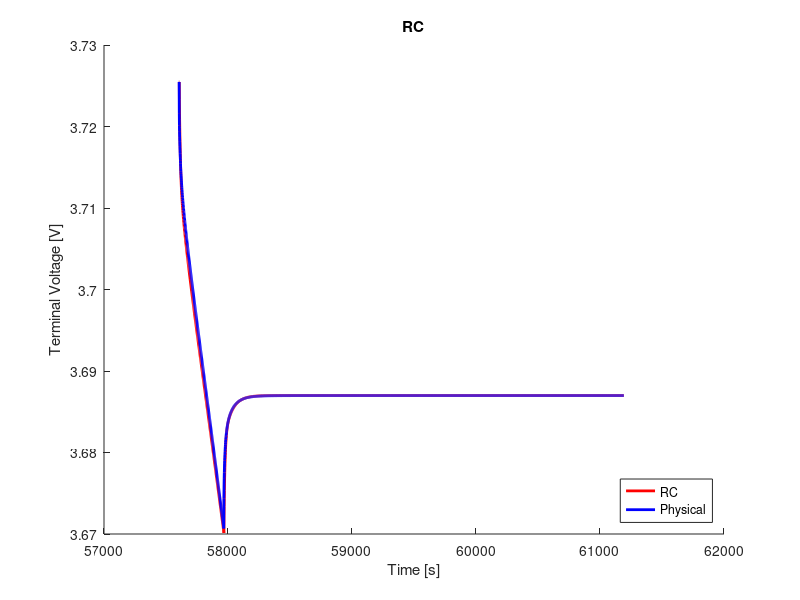

This figure's MATLAB source:
clear;
clc;
close all;

%% load data
load('ocv_final.mat');
time_ocv = time;
load('pulse_0_5_c_16.mat');
load('rc2_cf_0_5_c.mat');

%% voltage limitations
v_max = 4.4;                                    % cut-over voltage
v_min = 3.0;                                    % cut-off voltage

%% resample ocv and soc
t1 = time_ocv(1);
t2 = time_ocv(end);
dt = 1;                                         % sample time
t = (t1:dt:t2) - t1;

ocv = interp1(time_ocv, ocv, t1:dt:t2);
soc = interp1(time_ocv, soc, t1:dt:t2);

s = length(time);

%% variables
Q = 16.8;
eta = 1.0;                                  % coulombic efficiency

n = 2;                                      % number of rc links
i_r = zeros(n, 1);
v_c = zeros(n, 1);
flag = 1;

%% compute soc
ind_init = soc(interp1(ocv, 1:length(ocv), V_batt_time(1), 'nearest'))
ind_init = interp1(soc, 1:length(soc), ind_init, 'nearest');
v_t(1) = ocv(ind_init);
z0 = soc(ind_init);
z = z0 - dt/(Q*3600)*eta*cumsum(I(1:end));

% manual fit
p = 17;
r0 = r0_cf(p);
r1 = r1_cf(p);
r2 = r2_cf(p);
% r3 = r3_cf(p);
c1 = c1_cf(p);
c2 = c2_cf(p);
% c3 = c3_cf(p);

r = [r1; r2];
c = [c1; c2];

%% compute terminal voltage
for j = 1:n
    f(j) = exp(-dt/(r(j)*c(j)));
end
for k = 1:s-1
    if flag == 1
        i_r(:, k+1) = diag(f)*i_r(:, k) + (1-f')*I(k);
        v_c(:, k) = i_r(:, k).*r;
        ind = interp1(soc, 1:length(soc), z(k), 'nearest');
        v_t(k+1) = ocv(ind) - sum(v_c(:, k)) - I(k).*r0;
        if v_t(k) < v_min
            fprintf('Reached lower voltage limit.');
            flag = 0;
        end
        if v_t(k) > v_max
            fprintf('Reached upper voltage limit.');
            flag = 0;
        end 
    end
end

%% compute rms error
v_t = reshape(v_t, size(V_batt_time));
rmse = 1000*sqrt(mean((V_batt_time - v_t).^2))     % [mV]

%% plot
figure(1);
hold on;
plot(time, v_t, 'r', 'LineWidth', 2)
hold on;
plot(time, V_batt_time, 'b', 'LineWidth', 2)
xlabel('Time [s]')
ylabel('Terminal Voltage [V]')
title('RC')
legend('RC', 'Physical', 'location', 'southeast')
